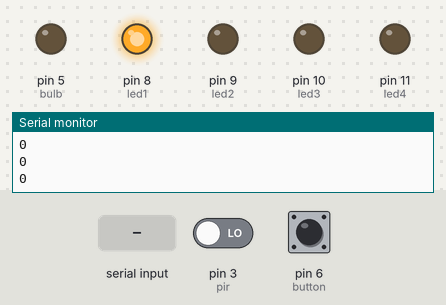
Simulated run of this sketch. Board: Arduino Uno, built with avr-gcc and run on an emulated ATmega328P. On the bench: output pins drawn as LEDs (lit = HIGH), the last lines printed to the serial monitor. Dashed ring = blinking. Inputs (shaded band) come from the test bench; at power-on: pin 3 (pir) LOW, pin 6 (button) LOW.

Above: at 1.2 s.
1.3 s: pin 3 (pir) driven HIGH
At 2.2 s:
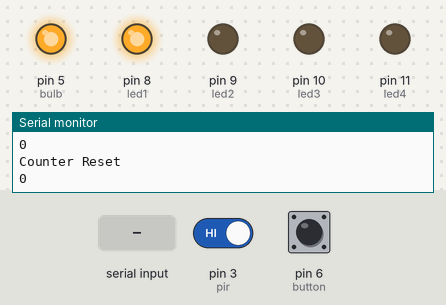
2.9 s: pin 3 (pir) driven LOW
At 5.8 s:
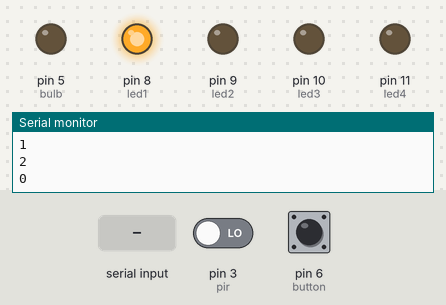
5.9 s: pin 6 (button) pulled HIGH for 3.2 s
At 10.6 s:
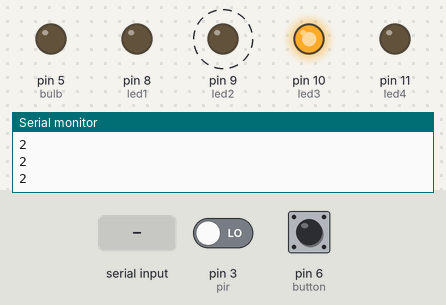
10.9 s: "a" received over Serial
At 12.1 s:
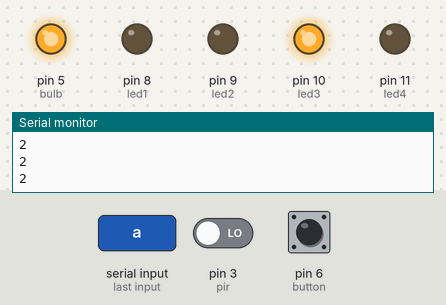
12.4 s: pin 6 (button) pulled HIGH for 0.25 s
At 13.8 s:
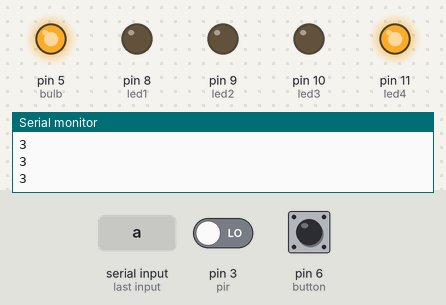
14.4 s: pin 6 (button) pulled HIGH for 1 s
At 16.1 s:
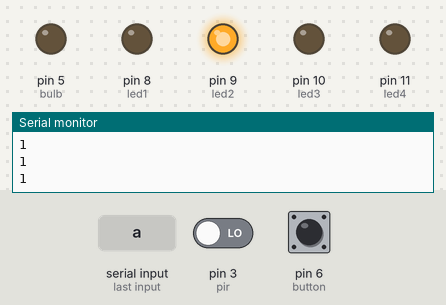
Timing chart, 0 to 17.6 s (numbered marks = the images above; inputs shaded):
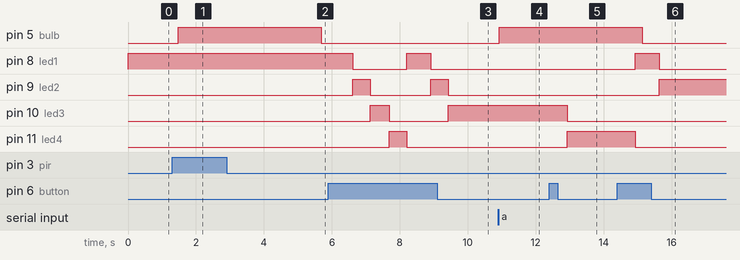

Measured:
- after the input at 1.3 s, pin 5 (bulb): LOW → HIGH after 0.18 s
- after the input at 2.9 s, pin 5 (bulb): HIGH → LOW after 2.8 s
- after the input at 5.9 s, pin 8 (led1): HIGH → LOW after 0.71 s, → HIGH 1.6 s later, → LOW 0.71 s later; pin 9 (led2): alternates HIGH for 0.51 s and LOW for 1.8 s, starting after 0.71 s; pin 10 (led3): LOW → HIGH after 1.2 s, → LOW 0.56 s later, → HIGH 1.7 s later; pin 11 (led4): LOW → HIGH after 1.8 s, → LOW 0.52 s later
- after the input at 10.9 s, pin 5 (bulb): LOW → HIGH at once
- after the input at 12.4 s, pin 10 (led3): HIGH → LOW after 0.53 s; pin 11 (led4): LOW → HIGH after 0.53 s
- after the input at 14.4 s, pin 5 (bulb): HIGH → LOW after 0.73 s; pin 8 (led1): LOW → HIGH after 0.53 s, → LOW 0.71 s later; pin 9 (led2): LOW → HIGH after 1.2 s; pin 11 (led4): HIGH → LOW after 0.53 s

The sketch:

finalboard.ino
```cpp
#include <IRremote.h>
int pir=3;
#define tsop 4
#define bulb 5
#define button 6
#define led1 8
#define led2 9
#define led3 10
#define led4 11


String voice;

IRrecv irrecv(tsop);
decode_results results;

int count=0;
void setup() {
  // put your setup code here, to run once:
  pinMode(pir,INPUT);
  pinMode (bulb, OUTPUT);
  pinMode(tsop, OUTPUT);
  pinMode(button, INPUT);
  pinMode(led1,OUTPUT);
  pinMode(led2,OUTPUT);
  pinMode(led3,OUTPUT);
  pinMode(led4,OUTPUT);

  Serial.begin(9600);
  irrecv.enableIRIn();
}

void loop() {
int bs=0;
bs= digitalRead(button);
 if(count<4)
 {
 if(bs==HIGH)
 {
   count++;
   delay(500);
 }
 }
 else
 {
   count=0;
 }
 Serial.println(count);
 delay(10);
if (count==0)
pi();

if(count==1)
ir();

if(count==2)
bluetooth();

if(count==3)
audio();

}

void bluetooth()
{
  digitalWrite(led1,LOW);
  digitalWrite(led2,LOW);
  digitalWrite(led3,HIGH);
  digitalWrite(led4,LOW);
 if(Serial.available()>0)
   {

      int data= Serial.read(); // reading the data received from the bluetooth module
      switch(data)
      {
        case 'a': LEDON();break; // when a is pressed on the app on your smart phone
        case 'c': LEDOFF();break; // when b is pressed on the app on your smart phone
        default : break;
      }
   }
   delay(50);
}

void pi()
{
  digitalWrite(led1,HIGH);
  digitalWrite(led2,LOW);
  digitalWrite(led3,LOW);
  digitalWrite(led4,LOW);

  int pirState=digitalRead(pir);
  if(pirState==1)
  {
    digitalWrite(bulb,HIGH);
    for(int i=0;i<3;i++)
    {
      int pirState=digitalRead(pir);
      if(pirState==1)
      {
      i=0;
      Serial.println("Counter Reset");
      }
      Serial.println(i);
      delay(1000);
    }
  }
  delay(200);
  digitalWrite(bulb,LOW);

}

void ir()
{
  digitalWrite(led1,LOW);
  digitalWrite(led2,HIGH);
  digitalWrite(led3,LOW);
  digitalWrite(led4,LOW);

  if (irrecv.decode(&results)) {
    Serial.println(results.value);
    delay(30);
   if(results.value==33441975)
    digitalWrite(bulb,HIGH);

    delay(300);
   if(results.value==33446055)
    digitalWrite(bulb,LOW);
    irrecv.resume(); // Receive the next value
  }
}

void audio()
{
  digitalWrite(led1,LOW);
  digitalWrite(led2,LOW);
  digitalWrite(led3,LOW);
  digitalWrite(led4,HIGH);
while (Serial.available()){  //Check if there is an available byte to read
  delay(10); //Delay added to make thing stable
  char c = Serial.read(); //Conduct a serial read
  if (c == '#') {break;} //Exit the loop when the # is detected after the word
  voice += c; //Shorthand for voice = voice + c
  }
  if (voice.length() > 0) {
    Serial.println(voice);
//-----------------------------------------------------------------------//
  //----------Control Multiple Pins/ LEDs----------//
       if(voice == "*hi") {digitalWrite(bulb,HIGH);}  //Turn Off All Pins (Call Function)
  else if(voice == "*bye"){digitalWrite(bulb,LOW);} //Turn On  All Pins (Call Function)
  else if(voice== "*buy"){digitalWrite(bulb,LOW);}
  // put your main code here, to run repeatedly:
voice=""; //Reset the variable after initiating
}
}
void LEDON() // function when 'a' is pressed
{
  Serial.println("LED ON!");
  digitalWrite(bulb,HIGH); // onboard led on
}

void LEDOFF() // function when 'b' is presse
{
  Serial.println("LED OFF"); // onboard led off
  digitalWrite(bulb,LOW);
}
```
